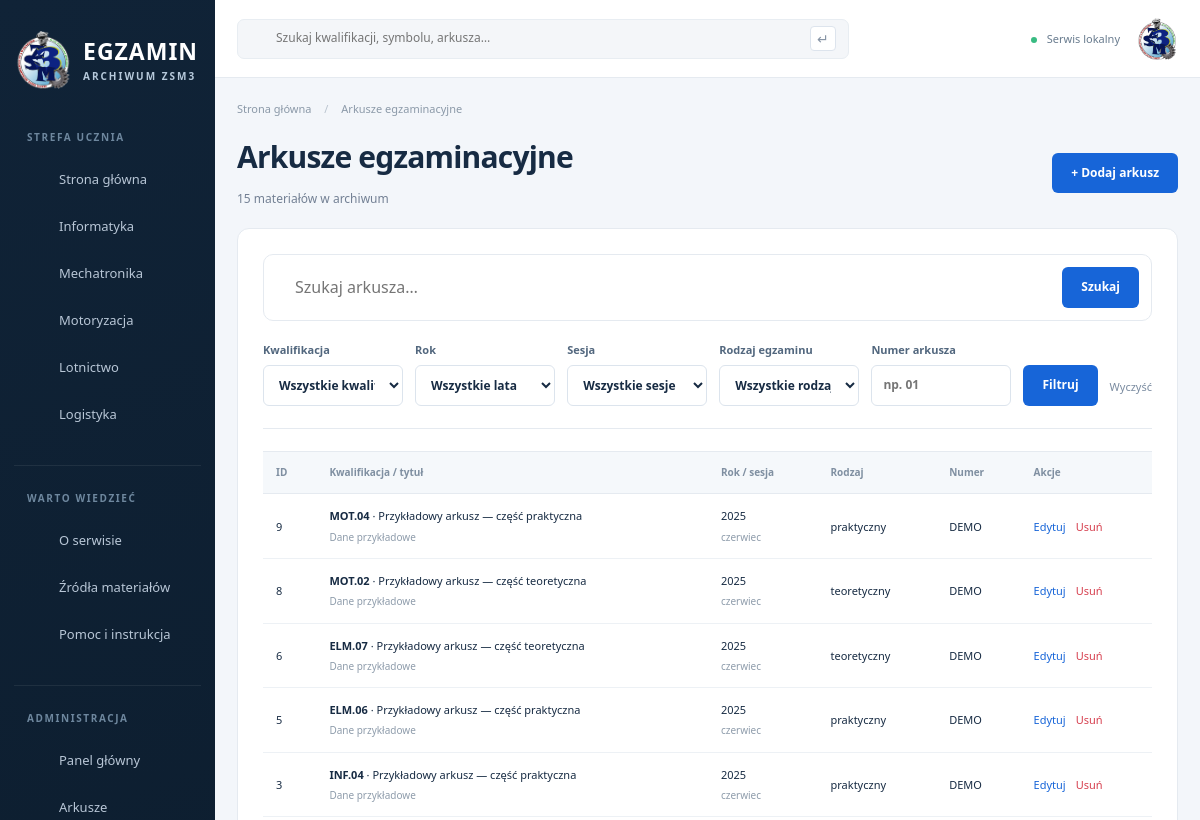
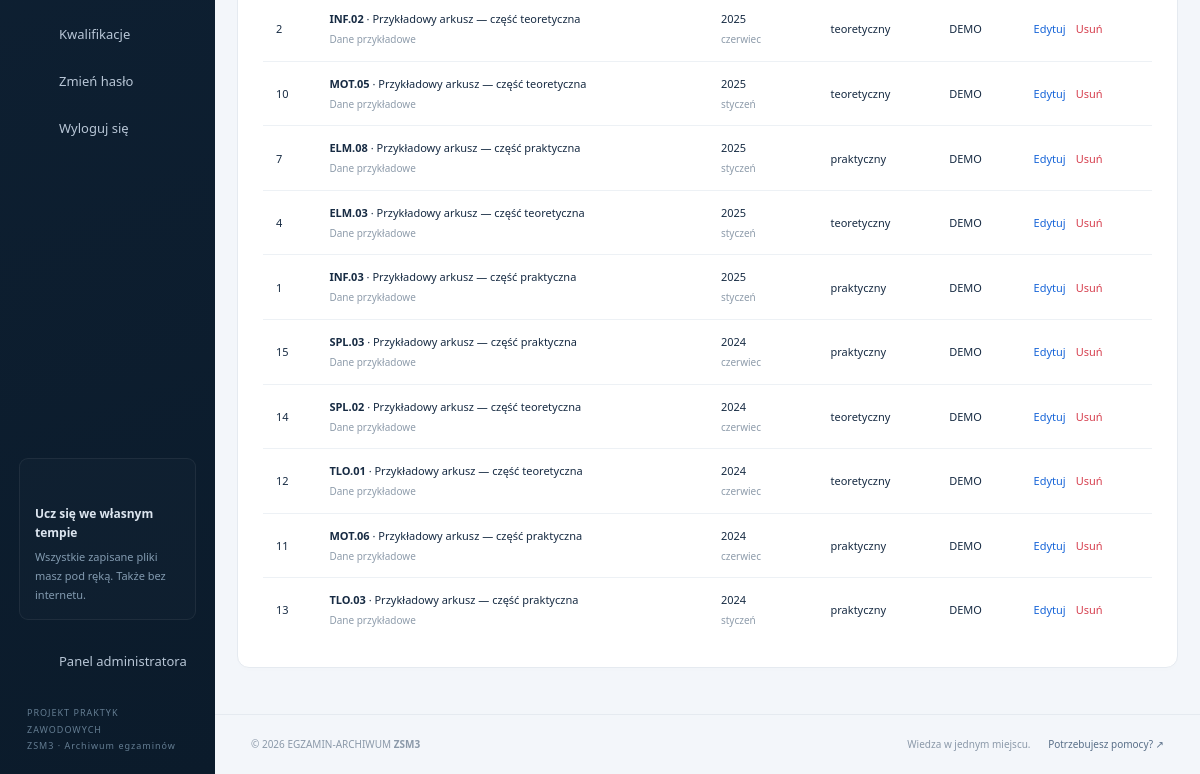
Page /admin/exams.php (signed in) on the earlier database version (2 pictures, top to bottom).
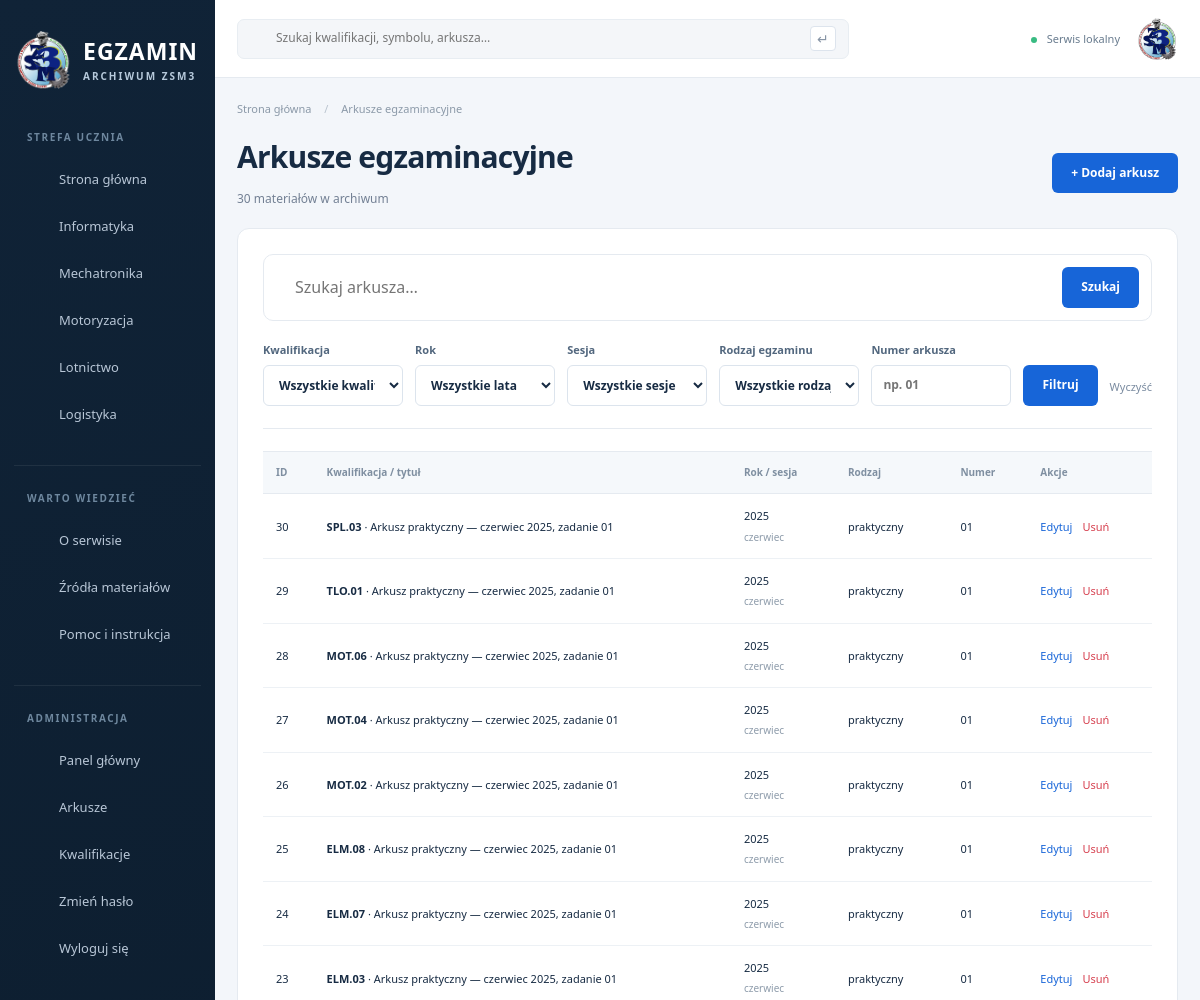
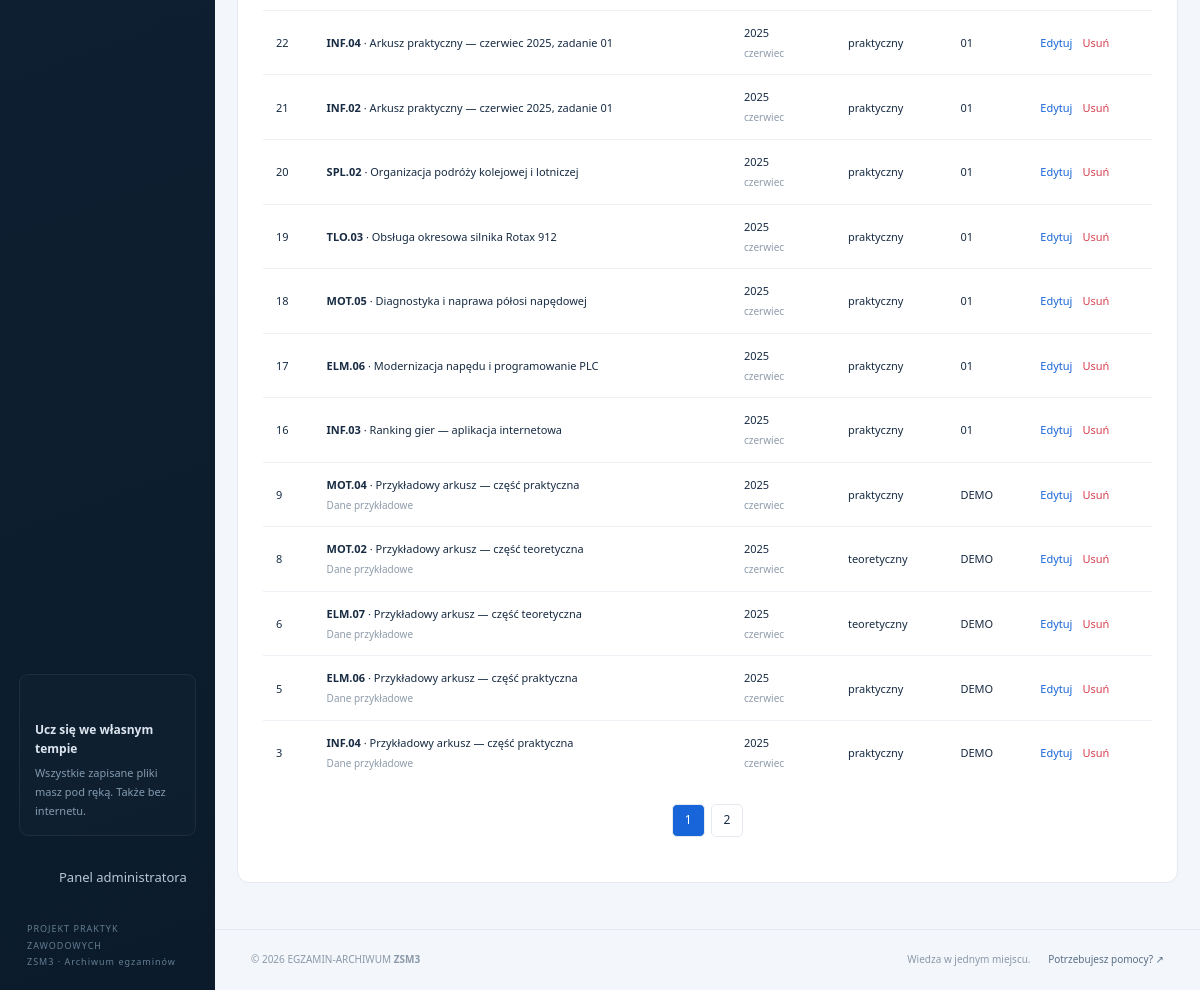
Same page on the later database version (2 pictures, top to bottom).
### tables this page shows
CREATE TABLE areas (
 id INT UNSIGNED AUTO_INCREMENT PRIMARY KEY,
 name VARCHAR(100) NOT NULL,
 slug VARCHAR(100) NOT NULL UNIQUE,
 icon VARCHAR(30) NOT NULL,
 color CHAR(7) NOT NULL
);

CREATE TABLE exams (
 id INT UNSIGNED AUTO_INCREMENT PRIMARY KEY,
 qualification_id INT UNSIGNED NOT NULL,
 year SMALLINT UNSIGNED NOT NULL,
 session ENUM('styczeń','czerwiec','lipiec') NOT NULL,
 exam_type ENUM('teoretyczny','praktyczny') NOT NULL,
 exam_number VARCHAR(20) NOT NULL,
 title VARCHAR(255) NOT NULL,
 description TEXT NOT NULL,
 pdf_path VARCHAR(500) NULL,
 answers_path VARCHAR(500) NULL,
 source_url VARCHAR(1000) NOT NULL DEFAULT '',
 source_name VARCHAR(150) NOT NULL,
 verified_at DATE NULL,
 is_sample BOOLEAN NOT NULL DEFAULT 0,
 created_at TIMESTAMP NOT NULL DEFAULT CURRENT_TIMESTAMP,
 CONSTRAINT fk_exam_qualification FOREIGN KEY (qualification_id) REFERENCES qualifications(id) ON DELETE RESTRICT,
 CONSTRAINT chk_exam_year CHECK (year BETWEEN 2000 AND 2100),
 CONSTRAINT chk_exam_sample CHECK (is_sample IN (0,1)),
 UNIQUE KEY uq_exam (qualification_id,year,session,exam_type,exam_number),
 INDEX idx_exam_filters (year,session,exam_type),
 INDEX idx_exam_created (created_at)
);

CREATE TABLE qualifications (
 id INT UNSIGNED AUTO_INCREMENT PRIMARY KEY,
 area_id INT UNSIGNED NOT NULL,
 symbol VARCHAR(7) NOT NULL UNIQUE,
 name VARCHAR(255) NOT NULL,
 description TEXT NOT NULL,
 CONSTRAINT fk_qualification_area FOREIGN KEY (area_id) REFERENCES areas(id) ON DELETE RESTRICT
);

### admin/exams.php (the view, shortened to what the changed rows need)
<?php require_once __DIR__ . '/../includes/auth.php';
 $f=filters();
 $total=find_exams($f,20,0,true);
 $page=min(max(1,(int)input('page')),max(1,(int)ceil($total/20)));
 $exams=find_exams($f,20,($page-1)*20);
 require ROOT . '/includes/header.php';
 ?>
<div class="section-heading">
<div>
<h1>Arkusze egzaminacyjne</h1>
<p><?= $total ?> materiałów w archiwum</p>
</div>
</div>
<section class="panel">
 ?><div class="table-scroll">
<table>
<thead>
<tr>
<th>ID</th>
<th>Kwalifikacja / tytuł</th>
<th>Rok / sesja</th>
<th>Rodzaj</th>
<th>Numer</th>
<th>Akcje</th>
</tr>
</thead>
<tbody><?php foreach($exams as $exam): ?><tr>
<td><?= $exam['id'] ?></td>
<td>
<a href="<?= e(url('serwis/material.php?id='.$exam['id'])) ?>">
<strong><?= e($exam['symbol']) ?></strong> · <?= e($exam['title']) ?></a><?= $exam['is_sample'] ? '<small>Dane przykładowe</small>' : '' ?></td>
<td><?= $exam['year'] ?><small><?= e($exam['session']) ?></small>
</td>
<td><?= e($exam['exam_type']) ?></td>
<td><?= e($exam['exam_number']) ?></td>
<td>
<div class="actions">
<a href="<?= e(url('admin/exam_edit.php?id='.$exam['id'])) ?>">Edytuj</a>
<a class="delete" href="<?= e(url('admin/exam_delete.php?id='.$exam['id'])) ?>">Usuń</a>
</div>
</td>
</tr><?php endforeach;
 ?></tbody>
</table>
</div><?php if(!$exams): ?><div class="empty">Nie znaleziono arkuszy.</div><?php endif;
 pagination($total,$page);
 ?></section><?php require ROOT . '/includes/footer.php';
 ?>

### includes/sidebar.php (shortened to what the changed rows need)
<?php
$informationPages = [
    ['file' => 'about', 'icon' => 'info', 'label' => 'O serwisie'],
    ['file' => 'sources', 'icon' => 'book', 'label' => 'Źródła materiałów'],
    ['file' => 'help', 'icon' => 'shield', 'label' => 'Pomoc i instrukcja'],
];
$adminPages = [
    ['file' => 'index', 'label' => 'Panel główny'],
    ['file' => 'exams', 'label' => 'Arkusze'],
    ['file' => 'qualifications', 'label' => 'Kwalifikacje'],
    ['file' => 'password', 'label' => 'Zmień hasło'],
];
$adminIsLoggedIn = $adminPage && isset($_SESSION['admin_id']);
?>
<aside class="sidebar" id="sidebar">
    <nav aria-label="Nawigacja główna">
        <?php
        $homeClass = '';
        ?>
        <a class="nav-link <?= $homeClass ?>" href="<?= e(url()) ?>">
            <?= icon('home') ?>
            Strona główna
        </a>
        <?php foreach ($allAreas as $navigationArea): ?>
            <?php
            $areaClass = '';
            $shortAreaName = explode(' i ', $navigationArea['name'])[0];
            $areaUrl = url('serwis/area.php?id=' . $navigationArea['id']);
            ?>
            <a class="nav-link <?= $areaClass ?>" href="<?= e($areaUrl) ?>">
                <?= icon($navigationArea['icon']) ?>
                <?= e($shortAreaName) ?>
            </a>
        <?php endforeach; ?>
    </nav>
    <nav aria-label="Informacje">
        <?php foreach ($informationPages as $informationPage): ?>
            <?php
            $informationPageFile = $informationPage['file'] . '.php';
            $informationClass = '';
            $informationUrl = url('serwis/' . $informationPageFile);
            ?>
            <a class="nav-link <?= $informationClass ?>" href="<?= e($informationUrl) ?>">
                <?= icon($informationPage['icon']) ?>
                <?= e($informationPage['label']) ?>
            </a>
        <?php endforeach; ?>
    </nav>
    <?php if ($adminIsLoggedIn): ?>
        <nav aria-label="Administracja">
            <?php foreach ($adminPages as $adminNavigationPage): ?>
                <?php $adminUrl = url('admin/' . $adminNavigationPage['file'] . '.php'); ?>
                <a class="nav-link" href="<?= e($adminUrl) ?>">
                    <?= icon('grid') ?>
                    <?= e($adminNavigationPage['label']) ?>
                </a>
            <?php endforeach; ?>
            <form action="<?= e(url('admin/logout.php')) ?>" method="post">
                <button class="nav-link">
                </button>
            </form>
        </nav>
    <?php endif; ?>
</aside>

### includes/functions.php (shortened to what the changed rows need)
<?php
function e($value) {
    return htmlspecialchars((string)($value ?? ''), ENT_QUOTES | ENT_SUBSTITUTE, 'UTF-8');
}
function input($key, $data = null) {
    if ($data === null) {
        $data = $_GET;
    }
    if (!isset($data[$key]) || !is_string($data[$key])) {
        return '';
    }
    return trim($data[$key]);
}
function url($path = '') {
    $script = '/index.php';
    if (isset($_SERVER['SCRIPT_NAME'])) {
        $script = str_replace('\\', '/', $_SERVER['SCRIPT_NAME']);
    }
    $base = dirname($script);
    if (in_array(basename($base), ['serwis', 'admin'])) {
        $base = dirname($base);
    }
    return rtrim($base, '/.') . '/' . ltrim($path, '/');
}
function db() {
    static $conn;
    if (!$conn) {
        $c = require ROOT . '/config/database.php';
        $conn = new mysqli($c['host'], $c['user'], $c['password'], $c['name'], $c['port']);
        $conn->set_charset('utf8mb4');
    }
    return $conn;
}
function query($sql, $params = []) {
    $statement = db()->prepare($sql);
    $statement->execute();
    $result = $statement->get_result();
    return $result === false ? true : $result;
}
function areas() {
    $sql = 'SELECT a.*, COUNT(q.id) AS total
            FROM areas a
            LEFT JOIN qualifications q ON q.area_id = a.id
            GROUP BY a.id
            ORDER BY a.id';
    return query($sql)->fetch_all(MYSQLI_ASSOC);
}
function icon($name, $class = '') {
    $paths = [
        'cap'=>'<path d="m2 9 10-5 10 5-10 5L2 9Zm4 3v6c4 3 8 3 12 0v-6M2 9v8"/>',
        'home'=>'<path d="m3 10 9-7 9 7M5 9v12h5v-7h4v7h5V9"/>',
        'monitor'=>'<rect x="3" y="3" width="18" height="13" rx="2"/><path d="M8 21h8m-4-5v5"/>',
        'gear'=>'<path d="m9 3-1 3-3 1-2 3 2 2-1 3 3 2 2 4h5l1-3 3-1 3-4-2-2 1-3-3-2-2-3H9Z"/><circle cx="12" cy="12" r="3"/>',
        'car'=>'<path d="m5 8 2-5h10l2 5M3 9h18v9H3V9Zm2 9v3m14-3v3M6 13h2m8 0h2"/>',
        'plane'=>'<path d="m12 2 2 8 8 5v2l-8-2v5l3 2H7l3-2v-5l-8 2v-2l8-5 2-8Z"/>',
        'ship'=>'<path d="M8 10V5h8v5m-4-5V2M3 12l9-3 9 3-4 7H7l-4-7Zm-1 9c2 2 4 0 6 0s2 2 4 0 4 0 6 0 2 2 4 0"/>',
        'search'=>'<circle cx="10" cy="10" r="6"/><path d="m15 15 6 6"/>',
        'file'=>'<path d="M5 2h9l5 5v15H5V2Zm9 0v6h5M8 12h8m-8 4h6"/>',
        'download'=>'<path d="M12 3v12m-5-5 5 5 5-5M3 15v6h18v-6"/>',
        'arrow'=>'<path d="M4 12h16m-6-6 6 6-6 6"/>',
        'info'=>'<circle cx="12" cy="12" r="9"/><path d="M12 11v6m0-10v1"/>',
        'book'=>'<path d="M12 5C8 2 4 3 2 4v16c4-2 7-1 10 1 3-2 6-3 10-1V4c-4-2-7-1-10 1Zm0 0v16"/>',
        'shield'=>'<path d="m12 2 9 4v6c0 5-5 8-9 10-4-2-9-5-9-10V6l9-4Zm-5 9 3 3 7-7"/>',
        'menu'=>'<path d="M3 5h18M3 12h18M3 19h18"/>',
        'grid'=>'<path d="M3 3h7v7H3Zm11 0h7v7h-7ZM3 14h7v7H3Zm11 0h7v7h-7Z"/>',
    ];
    return '<svg class="icon ' . e($class) . '" viewBox="0 0 24 24" fill="none" stroke="currentColor" stroke-width="1.7" stroke-linecap="round" stroke-linejoin="round" aria-hidden="true">' . ($paths[$name] ?? $paths['file']) . '</svg>';
}
function filters($fixed = []) {
    $result = [];
    $filterNames = ['q', 'qualification', 'year', 'session', 'type', 'number'];
    foreach ($filterNames as $name) {
        if (isset($fixed[$name])) {
            $result[$name] = $fixed[$name];
        } else {
            $result[$name] = input($name);
        }
    }
    $result['q'] = mb_substr($result['q'], 0, 150);
    $yearIsInvalid = $result['year'] !== '' && (!ctype_digit($result['year']) || (int)$result['year'] < 2000 || (int)$result['year'] > 2100);
    $result['number'] = mb_substr($result['number'], 0, 20);
    return $result;
}
function find_exams($filters, $limit = 20, $offset = 0, $count = false) {
    $conditions = [];
    $params = [];
    $filterColumns = [
        'qualification' => 'qualification_id',
        'year' => 'year',
        'session' => 'session',
        'type' => 'exam_type',
        'number' => 'exam_number',
    ];
    foreach ($filterColumns as $filterName => $columnName) {
        $value = $filters[$filterName] ?? '';
        if ($value === '') {
            continue;
        }
        $params[] = $value;
    }
    $searchText = $filters['q'] ?? '';
    $words = preg_split('/\s+/u', $searchText, -1, PREG_SPLIT_NO_EMPTY);
    if ($count) {
        $sql = 'SELECT COUNT(*)';
    } else {
        $sql = 'SELECT e.*, q.symbol, q.name AS qualification_name, a.color';
    }
    $sql .= ' FROM exams e
              JOIN qualifications q ON q.id = e.qualification_id
              JOIN areas a ON a.id = q.area_id';
    if ($count) {
        $result = query($sql, $params);
        $row = $result->fetch_row();
        return (int)$row[0];
    }
    $safeLimit = max(1, $limit);
    $safeOffset = max(0, $offset);
    $sql .= " ORDER BY e.year DESC, FIELD(e.session, 'styczeń', 'czerwiec', 'lipiec') DESC, e.id DESC";
    $sql .= ' LIMIT ' . $safeLimit . ' OFFSET ' . $safeOffset;
    return query($sql, $params)->fetch_all(MYSQLI_ASSOC);
}
require_once __DIR__ . '/pagination.php';

### includes/pagination.php (shortened to what the changed rows need)
<?php
function pagination($total, $page, $size = 20) {
    $pages = (int)ceil($total/$size);
 if ($pages < 2) return;
    echo '<nav class="pagination" aria-label="Strony wyników">';
    for ($i=max(1,$page-2); $i<=min($pages,$page+2); $i++) {
        $params = [];
 $params['page']=$i;
        echo '<a ' . ($i===$page ? 'aria-current="page" ' : '') . 'href="?' . e(http_build_query($params)) . '">' . $i . '</a>';
    } echo '</nav>';
}

Differences in the rows shown:
no longer on this page (row unchanged): exams: id "2", qualification.symbol "INF.02", title "Przykładowy arkusz — część teoretyczna", is_sample "Dane przykładowe", year "2025", session "czerwiec", exam_type "teoretyczny", exam_number "DEMO"
no longer on this page (row unchanged): exams: id "10", qualification.symbol "MOT.05", title "Przykładowy arkusz — część teoretyczna", is_sample "Dane przykładowe", year "2025", session "styczeń", exam_type "teoretyczny", exam_number "DEMO"
no longer on this page (row unchanged): exams: id "7", qualification.symbol "ELM.08", title "Przykładowy arkusz — część praktyczna", is_sample "Dane przykładowe", year "2025", session "styczeń", exam_type "praktyczny", exam_number "DEMO"
no longer on this page (row unchanged): exams: id "4", qualification.symbol "ELM.03", title "Przykładowy arkusz — część teoretyczna", is_sample "Dane przykładowe", year "2025", session "styczeń", exam_type "teoretyczny", exam_number "DEMO"
no longer on this page (row unchanged): exams: id "1", qualification.symbol "INF.03", title "Przykładowy arkusz — część praktyczna", is_sample "Dane przykładowe", year "2025", session "styczeń", exam_type "praktyczny", exam_number "DEMO"
no longer on this page (row unchanged): exams: id "15", qualification.symbol "SPL.03", title "Przykładowy arkusz — część praktyczna", is_sample "Dane przykładowe", year "2024", session "czerwiec", exam_type "praktyczny", exam_number "DEMO"
no longer on this page (row unchanged): exams: id "14", qualification.symbol "SPL.02", title "Przykładowy arkusz — część teoretyczna", is_sample "Dane przykładowe", year "2024", session "czerwiec", exam_type "teoretyczny", exam_number "DEMO"
no longer on this page (row unchanged): exams: id "12", qualification.symbol "TLO.01", title "Przykładowy arkusz — część teoretyczna", is_sample "Dane przykładowe", year "2024", session "czerwiec", exam_type "teoretyczny", exam_number "DEMO"
no longer on this page (row unchanged): exams: id "11", qualification.symbol "MOT.06", title "Przykładowy arkusz — część praktyczna", is_sample "Dane przykładowe", year "2024", session "czerwiec", exam_type "praktyczny", exam_number "DEMO"
no longer on this page (row unchanged): exams: id "13", qualification.symbol "TLO.03", title "Przykładowy arkusz — część praktyczna", is_sample "Dane przykładowe", year "2024", session "styczeń", exam_type "praktyczny", exam_number "DEMO"
added exams: id "30", qualification.symbol "SPL.03", title "Arkusz praktyczny — czerwiec 2025, zadanie 01", year "2025", session "czerwiec", exam_type "praktyczny", exam_number "01"
added exams: id "29", qualification.symbol "TLO.01", title "Arkusz praktyczny — czerwiec 2025, zadanie 01", year "2025", session "czerwiec", exam_type "praktyczny", exam_number "01"
added exams: id "28", qualification.symbol "MOT.06", title "Arkusz praktyczny — czerwiec 2025, zadanie 01", year "2025", session "czerwiec", exam_type "praktyczny", exam_number "01"
added exams: id "27", qualification.symbol "MOT.04", title "Arkusz praktyczny — czerwiec 2025, zadanie 01", year "2025", session "czerwiec", exam_type "praktyczny", exam_number "01"
added exams: id "26", qualification.symbol "MOT.02", title "Arkusz praktyczny — czerwiec 2025, zadanie 01", year "2025", session "czerwiec", exam_type "praktyczny", exam_number "01"
added exams: id "25", qualification.symbol "ELM.08", title "Arkusz praktyczny — czerwiec 2025, zadanie 01", year "2025", session "czerwiec", exam_type "praktyczny", exam_number "01"
added exams: id "24", qualification.symbol "ELM.07", title "Arkusz praktyczny — czerwiec 2025, zadanie 01", year "2025", session "czerwiec", exam_type "praktyczny", exam_number "01"
added exams: id "23", qualification.symbol "ELM.03", title "Arkusz praktyczny — czerwiec 2025, zadanie 01", year "2025", session "czerwiec", exam_type "praktyczny", exam_number "01"
added exams: id "22", qualification.symbol "INF.04", title "Arkusz praktyczny — czerwiec 2025, zadanie 01", year "2025", session "czerwiec", exam_type "praktyczny", exam_number "01"
added exams: id "21", qualification.symbol "INF.02", title "Arkusz praktyczny — czerwiec 2025, zadanie 01", year "2025", session "czerwiec", exam_type "praktyczny", exam_number "01"
added exams: id "20", qualification.symbol "SPL.02", title "Organizacja podróży kolejowej i lotniczej", year "2025", session "czerwiec", exam_type "praktyczny", exam_number "01"
added exams: id "19", qualification.symbol "TLO.03", title "Obsługa okresowa silnika Rotax 912", year "2025", session "czerwiec", exam_type "praktyczny", exam_number "01"
added exams: id "18", qualification.symbol "MOT.05", title "Diagnostyka i naprawa półosi napędowej", year "2025", session "czerwiec", exam_type "praktyczny", exam_number "01"
added exams: id "17", qualification.symbol "ELM.06", title "Modernizacja napędu i programowanie PLC", year "2025", session "czerwiec", exam_type "praktyczny", exam_number "01"
added exams: id "16", qualification.symbol "INF.03", title "Ranking gier — aplikacja internetowa", year "2025", session "czerwiec", exam_type "praktyczny", exam_number "01"
Other differences:
$total: "15" → "30"
new list line: "1"
new list line: "2"
